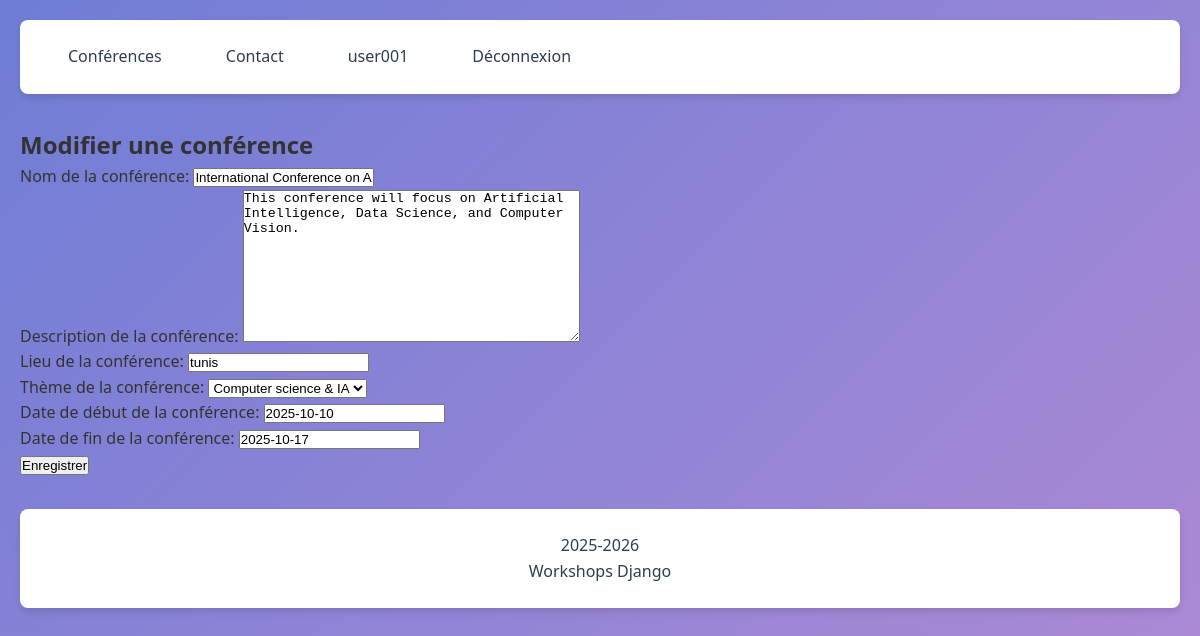
Page /conferences/1/edit/ (signed in) on the committed database.
### UserApp/models.py (models this page shows, shortened)
class User(AbstractUser):
    userid = models.CharField(max_length=8, primary_key=True, unique=True, editable=False)
    firstname = models.CharField(max_length=100,validators=[name_validator])
    lastname = models.CharField(max_length=100,validators=[name_validator])
    email = models.EmailField(max_length=100, unique=True,validators=[verify_email])
    affiliation = models.CharField(max_length=225)
    nationality = models.CharField(max_length=100)
    Roles = [
        ('participant', 'participant'),
        ('commitee', 'Organizing commite member')
    ]
    role = models.CharField(max_length=100, choices=Roles, default="participant")
    created_at = models.DateTimeField(auto_now_add=True)
    update_at = models.DateTimeField(auto_now=True)

### ConferenceApp/models.py (models this page shows, shortened)
class Conference(models.Model):
    conference_id = models.AutoField(primary_key=True)
    name = models.CharField(max_length=255)
    description = models.TextField(validators=[
        MinLengthValidator(30, message="La description doit contenir au moins 30 caractères.")
    ])
    location = models.CharField(max_length=255)
    THEME = [
        ("CS&IA", "Computer science & IA"),
        ("CS", "Social science"),
        ("SE", "Science and eng")
    ]
    theme = models.CharField(max_length=255, choices=THEME)
    start_date = models.DateField()
    end_date = models.DateField()
    created_at = models.DateTimeField(auto_now_add=True)
    update_at = models.DateTimeField(auto_now=True)

### ConferenceApp/views.py (the view)
# urls.py: path("<int:pk>/edit/", ConferenceUpdate.as_view(), name="Conference_edit"),
class ConferenceUpdate(LoginRequiredMixin,UpdateView):
    model = Conference
    template_name = 'conference/conference_form.html'
    form_class = ConferenceForm
    success_url = reverse_lazy('Conferences_list')

### ConferenceApp/forms.py
class ConferenceForm(forms.ModelForm):
    class Meta:
        model = Conference
        fields = ['name', 'description', 'location', 'theme', 'start_date', 'end_date']
        labels = {
            'name': 'Nom de la conférence',
            'description': 'Description de la conférence',
            'location': 'Lieu de la conférence',
            'theme': 'Thème de la conférence',
            'start_date': 'Date de début de la conférence',
            'end_date': 'Date de fin de la conférence',
        }
        widgets = {
            'name': forms.TextInput(attrs={'placeholder': 'Nom de la conférence'}),
            'description': forms.Textarea(attrs={'placeholder': 'Description de la conférence'}),
            'location': forms.TextInput(attrs={'placeholder': 'Lieu de la conférence'}),
            'theme': forms.Select(attrs={'placeholder': 'Thème de la conférence'}),
            'start_date': forms.DateInput(attrs={'placeholder': 'Date de début'}),
            'end_date': forms.DateInput(attrs={'placeholder': 'Date de fin'}),
        }

### GestionConference/Templates/conference/conference_form.html (shortened to what this page needs)
{% extends "base.html" %}
{% block content %}
{% if view.object.pk %}
<h2>Modifier une conférence</h2>
{% else %}
<h2>Ajouter une conférence</h2>
{% endif %}
<form method="post" action="">
    {{ form.as_p }}
    <button type="submit" >Enregistrer</button>
</form>
{% endblock %}

### GestionConference/Templates/base.html (shortened to what this page needs)
<!DOCTYPE html>
<html lang="fr">
<head>
</head>
<body>
<nav>
    <a href="{% url 'Conferences_list' %}">Conférences</a>
    <a>Contact</a>
    {% if user.is_authenticated %}
        <a>{{ user.username }}</a>
        <a href="{% url 'logout' %}">Déconnexion</a>
    {% else %}
        <a href="{% url 'login' %}">Connexion</a>
        <a href="{% url 'register' %}">Inscription</a>
    {% endif %}
</nav>
<div>
    {% block content %}{% endblock %}
</div>
<footer>
    <p>2025-2026</p>
    <p>Workshops Django</p>
</footer>
</body>
</html>

### GestionConference/Templates/base.html (style rules this page uses)
:root { --primary-color: #c3e0f4; --secondary-color: #2c3e50; --accent-color: #e74c3c; --light-color: #ecf0f1; --success-color: #2ecc71; --text-color: #333; --border-radius: 8px; --box-shadow: 0 4px 6px rgba(0, 0, 0, 0.1); --transition: all 0.3s ease; }
* { margin: 0; padding: 0; box-sizing: border-box; }
body { font-family: 'Segoe UI', Tahoma, Geneva, Verdana, sans-serif; line-height: 1.6; color: var(--text-color); background: linear-gradient(135deg, #6f7dd6 0%, #b08ad5 100%); min-height: 100vh; padding: 20px; display: flex; flex-direction: column; min-height: 100vh; }
nav { background: white; padding: 1rem 2rem; border-radius: var(--border-radius); box-shadow: var(--box-shadow); margin-bottom: 2rem; display: flex; gap: 2rem; }
nav a { text-decoration: none; color: var(--secondary-color); font-weight: 500; padding: 0.5rem 1rem; border-radius: var(--border-radius); transition: var(--transition); }
footer { background: white; padding: 1.5rem; border-radius: var(--border-radius); box-shadow: var(--box-shadow); margin-top: 2rem; text-align: center; color: var(--secondary-color); }

### rows in the picture
User: username "user001"
Conference: name "International Conference on AI", description "This conference will focus on Artificial Intelligence, Data Science, and Computer Vision.", location "tunis", theme "Computer science & IA", start_date "2025-10-10", end_date "2025-10-17"
